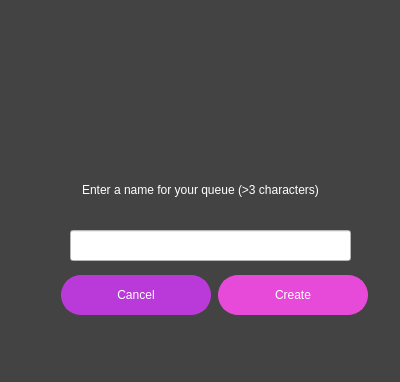
<?xml version="1.0" encoding="UTF-8"?>
<ui version="4.0">
 <class>QueueCreator</class>
 <widget class="QDialog" name="QueueCreator">
  <property name="geometry">
   <rect>
    <x>0</x>
    <y>0</y>
    <width>400</width>
    <height>382</height>
   </rect>
  </property>
  <property name="minimumSize">
   <size>
    <width>400</width>
    <height>382</height>
   </size>
  </property>
  <property name="maximumSize">
   <size>
    <width>400</width>
    <height>382</height>
   </size>
  </property>
  <property name="windowTitle">
   <string>Creator</string>
  </property>
  <property name="styleSheet">
   <string notr="true">background-color: rgb(67, 67, 67);</string>
  </property>
  <widget class="QLabel" name="Logo">
   <property name="geometry">
    <rect>
     <x>120</x>
     <y>20</y>
     <width>161</width>
     <height>131</height>
    </rect>
   </property>
   <property name="text">
    <string/>
   </property>
   <property name="pixmap">
    <pixmap resource="res.qrc">:/new/prefix1/images/Pictuh.png</pixmap>
   </property>
   <property name="scaledContents">
    <bool>true</bool>
   </property>
  </widget>
  <widget class="QLabel" name="hint">
   <property name="geometry">
    <rect>
     <x>10</x>
     <y>170</y>
     <width>381</width>
     <height>41</height>
    </rect>
   </property>
   <property name="styleSheet">
    <string notr="true">font: 600 12pt &quot;Segoe UI&quot;;
color: rgb(255, 255, 255);</string>
   </property>
   <property name="text">
    <string>&lt;html&gt;&lt;head/&gt;&lt;body&gt;&lt;p align=&quot;center&quot;&gt;Enter a name for your queue (&amp;gt;3 characters)&lt;/p&gt;&lt;/body&gt;&lt;/html&gt;</string>
   </property>
  </widget>
  <widget class="QLineEdit" name="QueueName">
   <property name="geometry">
    <rect>
     <x>70</x>
     <y>230</y>
     <width>281</width>
     <height>31</height>
    </rect>
   </property>
   <property name="styleSheet">
    <string notr="true">background-color: rgb(255, 255, 255);</string>
   </property>
  </widget>
  <widget class="QWidget" name="horizontalLayoutWidget">
   <property name="geometry">
    <rect>
     <x>60</x>
     <y>270</y>
     <width>309</width>
     <height>51</height>
    </rect>
   </property>
   <layout class="QHBoxLayout" name="horizontalLayout">
    <item>
     <widget class="QPushButton" name="Cancel">
      <property name="minimumSize">
       <size>
        <width>150</width>
        <height>40</height>
       </size>
      </property>
      <property name="maximumSize">
       <size>
        <width>150</width>
        <height>40</height>
       </size>
      </property>
      <property name="styleSheet">
       <string notr="true">background-color: rgb(185, 58, 216);
font: 600 10pt &quot;Segoe UI&quot;;
color: rgb(255, 255, 255);
border-radius: 20px;                      
border: 2px solid  rgb(185,58,216)</string>
      </property>
      <property name="text">
       <string>Cancel</string>
      </property>
      <property name="autoDefault">
       <bool>false</bool>
      </property>
     </widget>
    </item>
    <item>
     <widget class="QPushButton" name="Create">
      <property name="minimumSize">
       <size>
        <width>150</width>
        <height>40</height>
       </size>
      </property>
      <property name="maximumSize">
       <size>
        <width>150</width>
        <height>40</height>
       </size>
      </property>
      <property name="styleSheet">
       <string notr="true">background-color: rgb(231, 73, 216);
font: 600 10pt &quot;Segoe UI&quot;;
color: rgb(255, 255, 255);
border-radius: 20px;                      
border: 2px solid  rgb(231,73,216)</string>
      </property>
      <property name="text">
       <string>Create</string>
      </property>
     </widget>
    </item>
   </layout>
  </widget>
 </widget>
 <resources>
  <include location="res.qrc"/>
 </resources>
 <connections/>
</ui>
